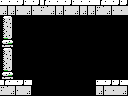

This is a level from a 2D game, rendered from its Tiled map with the project's own tilesets. A one-line summary and the complete map file follow:
An orthogonal 16x12 tile map with 8x8 px tiles, 1 tile layer (Tile Layer 1) and 7 objects (2x breakable-left, 2x door-left, item, big-item, 4x4-item).

<map version="1.0" orientation="orthogonal" renderorder="right-down" width="16" height="12" tilewidth="8" tileheight="8" nextobjectid="9">
 <properties>
  <property name="down" value="hole" />
 </properties>
 <tileset firstgid="1" name="tiles" tilewidth="8" tileheight="8" tilecount="256" columns="16">
  <image source="tiles.png" width="128" height="128" />
 </tileset>
 <layer name="Tile Layer 1" width="16" height="12">
  <data encoding="csv">
156,156,150,156,150,151,156,156,150,156,156,156,151,156,150,150,
152,152,153,152,153,153,152,152,153,152,152,152,153,152,153,153,
196,197,1,1,1,1,1,1,1,1,1,1,1,1,1,1,
212,213,1,1,1,1,1,1,1,1,1,1,1,1,1,1,
228,229,1,1,1,1,1,1,1,1,1,1,1,1,1,1,
244,245,1,1,1,1,1,1,1,1,1,1,1,1,1,1,
196,197,1,1,1,1,1,1,1,1,1,1,1,1,1,1,
212,213,1,1,1,1,1,1,1,1,1,1,1,1,1,1,
228,229,1,1,1,1,1,1,1,1,1,1,1,1,1,1,
244,245,1,1,1,1,1,1,1,1,1,1,1,1,1,1,
151,156,150,156,1,1,1,1,1,1,1,1,156,150,150,156,
153,152,153,152,1,1,1,1,1,1,1,1,152,153,153,152
</data>
 </layer>
 <objectgroup name="objects">
  <object id="1" type="item" x="16" y="64" width="16" height="16" />
  <object id="2" type="big-item" x="96" y="56" width="32" height="24" />
  <object id="3" type="breakable-left" x="0" y="16" width="16" height="32" />
  <object id="4" type="breakable-left" x="0" y="48" width="16" height="32" />
  <object id="6" type="door-left" x="0" y="16" width="16" height="24" />
  <object id="7" type="door-left" x="0" y="48" width="16" height="24" />
  <object id="8" type="4x4-item" x="96" y="48" width="32" height="32" />
 </objectgroup>
</map>
